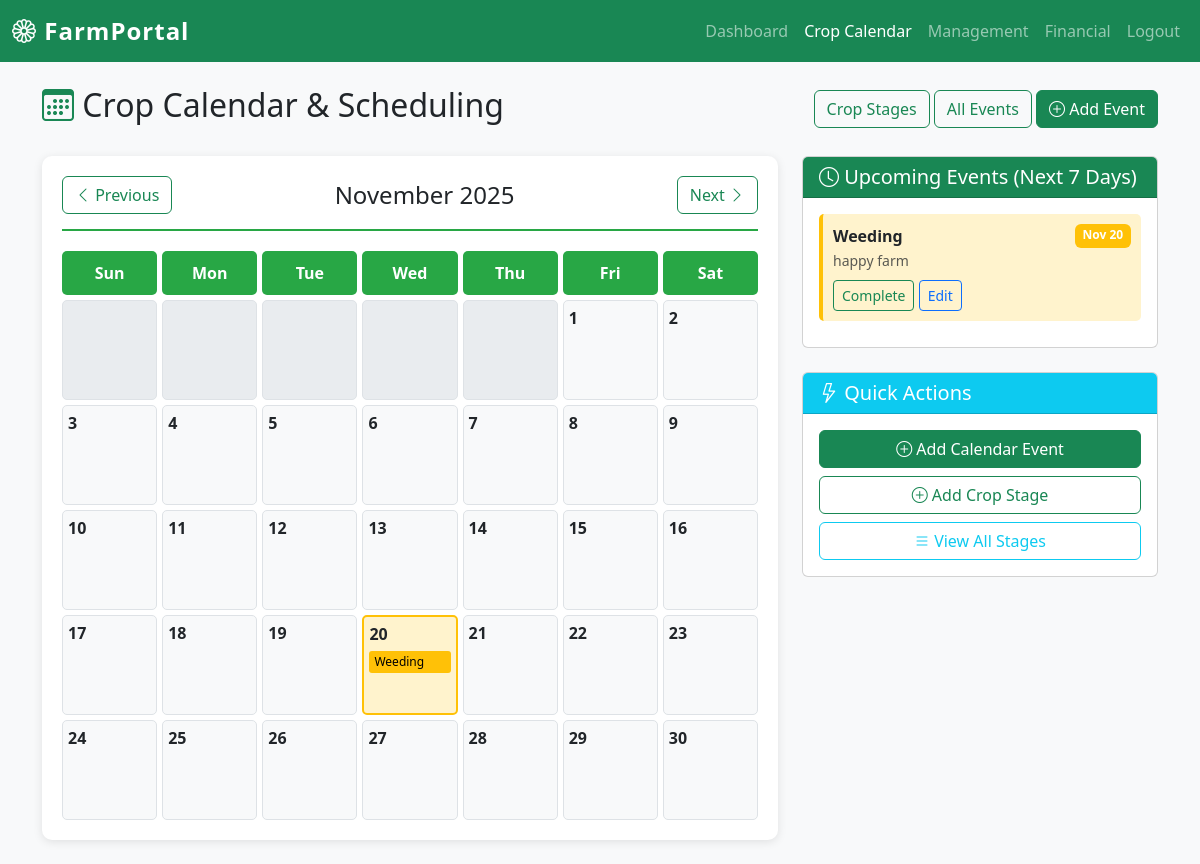
The app's page /crop-calendar/ (signed in) with its own data.
### home/models.py (models this page shows, shortened)
class CropCalendar(models.Model):
    EVENT_TYPE_CHOICES = [
        ('watering', 'Watering'),
        ('fertilizing', 'Fertilizing'),
        ('pest_control', 'Pest Control'),
        ('weeding', 'Weeding'),
        ('pruning', 'Pruning'),
        ('harvesting', 'Harvesting'),
        ('soil_test', 'Soil Test'),
        ('irrigation', 'Irrigation'),
        ('planting', 'Planting'),
        ('transplanting', 'Transplanting'),
        ('other', 'Other'),
    ]
    user = models.ForeignKey(User, on_delete=models.CASCADE, related_name='crop_calendar_events')
    farm = models.ForeignKey(Farm, on_delete=models.CASCADE, related_name='calendar_events')
    event_type = models.CharField(max_length=50, choices=EVENT_TYPE_CHOICES)
    date = models.DateField()
    description = models.TextField(blank=True, null=True)
    reminder_days = models.IntegerField(default=0, help_text="Days before event to send reminder (0 = no reminder)")
    completed = models.BooleanField(default=False)
    created_at = models.DateTimeField(auto_now_add=True)
    updated_at = models.DateTimeField(auto_now=True)
    class Meta:
        ordering = ['date', 'event_type']
        verbose_name_plural = 'Crop Calendar Events'
    def is_due_soon(self, days=7):
        from datetime import date, timedelta
        today = date.today()
        days_until = (self.date - today).days
        return 0 <= days_until <= days and not self.completed

class Farm(models.Model):
    user = models.ForeignKey(User, on_delete=models.CASCADE, related_name='farms')
    farm_name = models.CharField(max_length=200)
    location = models.TextField()
    crop_type = models.CharField(max_length=200)
    area = models.DecimalField(max_digits=10, decimal_places=2, help_text="Area in acres or hectares")
    area_unit = models.CharField(max_length=20, choices=[('acres', 'Acres'), ('hectares', 'Hectares')], default='acres')
    start_date = models.DateField()
    end_date = models.TextField(help_text="Expected harvest or end date")
    created_at = models.DateTimeField(auto_now_add=True)
    updated_at = models.DateTimeField(auto_now=True)
    class Meta:
        ordering = ['-created_at']

### home/views.py (the view)
# urls.py: path('crop-calendar/', views.crop_calendar, name='crop_calendar'),
@login_required
def crop_calendar(request):
    from . import models
    from datetime import date, timedelta
    from calendar import monthrange
    user_farms = models.Farm.objects.filter(user=request.user)
    today = date.today()
    year = int(request.GET.get('year', today.year))
    month = int(request.GET.get('month', today.month))
    first_day = date(year, month, 1)
    last_day_num = monthrange(year, month)[1]
    last_day = date(year, month, last_day_num)
    calendar_events = models.CropCalendar.objects.filter(
        user=request.user,
        date__gte=first_day,
        date__lte=last_day
    ).order_by('date', 'event_type')
    crop_stages = models.CropStage.objects.filter(
        user=request.user
    ).order_by('start_date')
    upcoming_date = today + timedelta(days=7)
    upcoming_events = models.CropCalendar.objects.filter(
        user=request.user,
        date__gte=today,
        date__lte=upcoming_date,
        completed=False
    ).order_by('date')[:10]
    events_by_date = {}
    for event in calendar_events:
        event_date = event.date
        if event_date not in events_by_date:
            events_by_date[event_date] = []
        events_by_date[event_date].append(event)
    import calendar as cal
    cal_obj = cal.monthcalendar(year, month)
    calendar_days = []
    for week in cal_obj:
        week_days = []
        for day in week:
            if day == 0:
                week_days.append(None)  # Day from other month
            else:
                day_date = date(year, month, day)
                week_days.append({
                    'day': day,
                    'date': day_date,
                    'is_today': day_date == today,
                    'events': events_by_date.get(day_date, [])
                })
        calendar_days.append(week_days)
    if month == 1:
        prev_month = 12
        prev_year = year - 1
    else:
        prev_month = month - 1
        prev_year = year
    if month == 12:
        next_month = 1
        next_year = year + 1
    else:
        next_month = month + 1
        next_year = year
    month_names = ['', 'January', 'February', 'March', 'April', 'May', 'June',
                   'July', 'August', 'September', 'October', 'November', 'December']
    month_name = month_names[month]
    context = {
        'user_farms': user_farms,
        'calendar_events': calendar_events,
        'crop_stages': crop_stages,
        'upcoming_events': upcoming_events,
        'events_by_date': events_by_date,
        'calendar_days': calendar_days,
        'current_date': today,
        'view_year': year,
        'view_month': month,
        'month_name': month_name,
        'first_day': first_day,
        'last_day': last_day,
        'prev_year': prev_year,
        'prev_month': prev_month,
        'next_year': next_year,
        'next_month': next_month,
    }
    return render(request, 'home/crop_calendar.html', context)

### templates/home/crop_calendar.html (shortened to what this page needs)
{% load static %}
<!DOCTYPE html>
<html lang="en">
<head>
    <link href="https://cdn.jsdelivr.net/npm/bootstrap@5.3.0/dist/css/bootstrap.min.css" rel="stylesheet">
    <link rel="stylesheet" href="https://cdn.jsdelivr.net/npm/bootstrap-icons@1.10.0/font/bootstrap-icons.css">
    <link rel="stylesheet" href="{% static 'css/style.css' %}">
</head>
<body>
    <nav class="navbar navbar-expand-lg navbar-dark bg-success">
        <div class="container-fluid">
            <a class="navbar-brand fw-bold" href="{% url 'dashboard' %}"><i class="bi bi-flower1"></i> FarmPortal</a>
            <div class="collapse navbar-collapse">
                <ul class="navbar-nav ms-auto">
                    <li class="nav-item"><a class="nav-link" href="{% url 'dashboard' %}">Dashboard</a></li>
                    <li class="nav-item"><a class="nav-link active" href="{% url 'crop_calendar' %}">Crop Calendar</a></li>
                    <li class="nav-item"><a class="nav-link" href="{% url 'management' %}">Management</a></li>
                    <li class="nav-item"><a class="nav-link" href="{% url 'financial_overview' %}">Financial</a></li>
                    <li class="nav-item"><a class="nav-link" href="{% url 'logout' %}">Logout</a></li>
                </ul>
            </div>
        </div>
    </nav>
    <div class="container mt-4">
        <div class="d-flex justify-content-between align-items-center mb-4">
            <h2><i class="bi bi-calendar3 text-success"></i> Crop Calendar & Scheduling</h2>
            <div>
                <a href="{% url 'crop_stages_list' %}" class="btn btn-outline-success">Crop Stages</a>
                <a href="{% url 'calendar_events_list' %}" class="btn btn-outline-success">All Events</a>
                <a href="{% url 'add_calendar_event' %}" class="btn btn-success"><i class="bi bi-plus-circle"></i> Add Event</a>
            </div>
        </div>
        <div class="row">
            <div class="col-lg-8 mb-4">
                <div class="calendar-container">
                    <div class="calendar-header">
                        <a href="?year={{ prev_year }}&month={{ prev_month }}" class="btn btn-outline-success">
                            <i class="bi bi-chevron-left"></i> Previous
                        </a>
                        <h4 class="mb-0">{{ month_name }} {{ view_year }}</h4>
                        <a href="?year={{ next_year }}&month={{ next_month }}" class="btn btn-outline-success">
                            Next <i class="bi bi-chevron-right"></i>
                        </a>
                    </div>
                    <div class="calendar-grid">
                        <div class="calendar-day-header">Sun</div>
                        <div class="calendar-day-header">Mon</div>
                        <div class="calendar-day-header">Tue</div>
                        <div class="calendar-day-header">Wed</div>
                        <div class="calendar-day-header">Thu</div>
                        <div class="calendar-day-header">Fri</div>
                        <div class="calendar-day-header">Sat</div>
                        {% for week in calendar_days %}
                            {% for day_data in week %}
                                {% if day_data %}
                                    <div class="calendar-day {% if day_data.is_today %}today{% endif %}">
                                        <div class="day-number">{{ day_data.day }}</div>
                                        {% for event in day_data.events %}
                                            <span class="event-badge event-{{ event.event_type }}"
                                                  title="{{ event.get_event_type_display }} - {{ event.farm.farm_name }}">
                                                {{ event.get_event_type_display|truncatewords:2 }}
                                            </span>
                                        {% endfor %}
                                    </div>
                                {% else %}
                                    <div class="calendar-day other-month"></div>
                                {% endif %}
                            {% endfor %}
                        {% endfor %}
                    </div>
                </div>
            </div>
            <div class="col-lg-4">
                <div class="card mb-4">
                    <div class="card-header bg-success text-white">
                        <h5 class="mb-0"><i class="bi bi-clock"></i> Upcoming Events (Next 7 Days)</h5>
                    </div>
                    <div class="card-body upcoming-events">
                        {% if upcoming_events %}
                            {% for event in upcoming_events %}
                                <div class="event-item {% if event.is_due_soon %}due-soon{% endif %}">
                                    <div class="d-flex justify-content-between">
                                        <strong>{{ event.get_event_type_display }}</strong>
                                        <span class="badge bg-{% if event.completed %}success{% else %}warning{% endif %}">
                                            {{ event.date|date:"M d" }}
                                        </span>
                                    </div>
                                    <small class="text-muted">{{ event.farm.farm_name }}</small>
                                    <div class="mt-2">
                                        <a href="{% url 'toggle_calendar_event' event.id %}" class="btn btn-sm btn-outline-success">
                                            {% if event.completed %}Reopen{% else %}Complete{% endif %}
                                        </a>
                                        <a href="{% url 'edit_calendar_event' event.id %}" class="btn btn-sm btn-outline-primary">Edit</a>
                                    </div>
                                </div>
                            {% endfor %}
                        {% else %}
                            <p class="text-muted">No upcoming events</p>
                        {% endif %}
                    </div>
                </div>
                <div class="card">
                    <div class="card-header bg-info text-white">
                        <h5 class="mb-0"><i class="bi bi-lightning"></i> Quick Actions</h5>
                    </div>
                    <div class="card-body">
                        <a href="{% url 'add_calendar_event' %}" class="btn btn-success w-100 mb-2">
                            <i class="bi bi-plus-circle"></i> Add Calendar Event
                        </a>
                        <a href="{% url 'add_crop_stage' %}" class="btn btn-outline-success w-100 mb-2">
                            <i class="bi bi-plus-circle"></i> Add Crop Stage
                        </a>
                        <a href="{% url 'crop_stages_list' %}" class="btn btn-outline-info w-100">
                            <i class="bi bi-list"></i> View All Stages
                        </a>
                    </div>
                </div>
            </div>
        </div>
    </div>
</body>
</html>

### static/css/style.css (style rules this page uses)
* { margin: 0; padding: 0; box-sizing: border-box; }
body { font-family: 'Segoe UI', Tahoma, Geneva, Verdana, sans-serif; background-color: #f8f9fa; }
.navbar-brand { font-size: 1.5rem; letter-spacing: 1px; }

### templates/home/crop_calendar.html (style rules this page uses)
.calendar-container { background: white; border-radius: 10px; box-shadow: 0 2px 10px rgba(0,0,0,0.1); padding: 20px; }
.calendar-header { display: flex; justify-content: space-between; align-items: center; margin-bottom: 20px; padding-bottom: 15px; border-bottom: 2px solid #28a745; }
.calendar-grid { display: grid; grid-template-columns: repeat(7, 1fr); gap: 5px; }
.calendar-day-header { text-align: center; font-weight: bold; padding: 10px; background: #28a745; color: white; border-radius: 5px; }
.calendar-day { min-height: 100px; border: 1px solid #dee2e6; padding: 5px; border-radius: 5px; background: #f8f9fa; position: relative; }
.calendar-day.today { background: #fff3cd; border: 2px solid #ffc107; }
.calendar-day.other-month { background: #e9ecef; color: #6c757d; }
.day-number { font-weight: bold; margin-bottom: 5px; }
.event-badge { font-size: 0.75rem; padding: 2px 5px; margin: 2px 0; border-radius: 3px; display: block; cursor: pointer; }
.event-weeding { background: #ffc107; color: black; }
.upcoming-events { max-height: 400px; overflow-y: auto; }
.event-item { padding: 10px; border-left: 4px solid #28a745; margin-bottom: 10px; background: white; border-radius: 5px; }
.event-item.due-soon { border-left-color: #ffc107; background: #fff3cd; }

### records on screen
CropCalendar: event_type "Weeding", date "Nov 20", farm.farm_name "happy farm", completed "Complete"

### other values on screen
{{ month_name }} "November"
{{ view_year }} "2025"
{{ day_data.day }} "1" "2" "3" "4" "5" "6" "7" "8" "9" "10" "11" "12" "13" "14" "15" "16" "17" "18" "19" "20" "21" "22" "23" "24" "25" "26" "27" "28" "29" "30"
